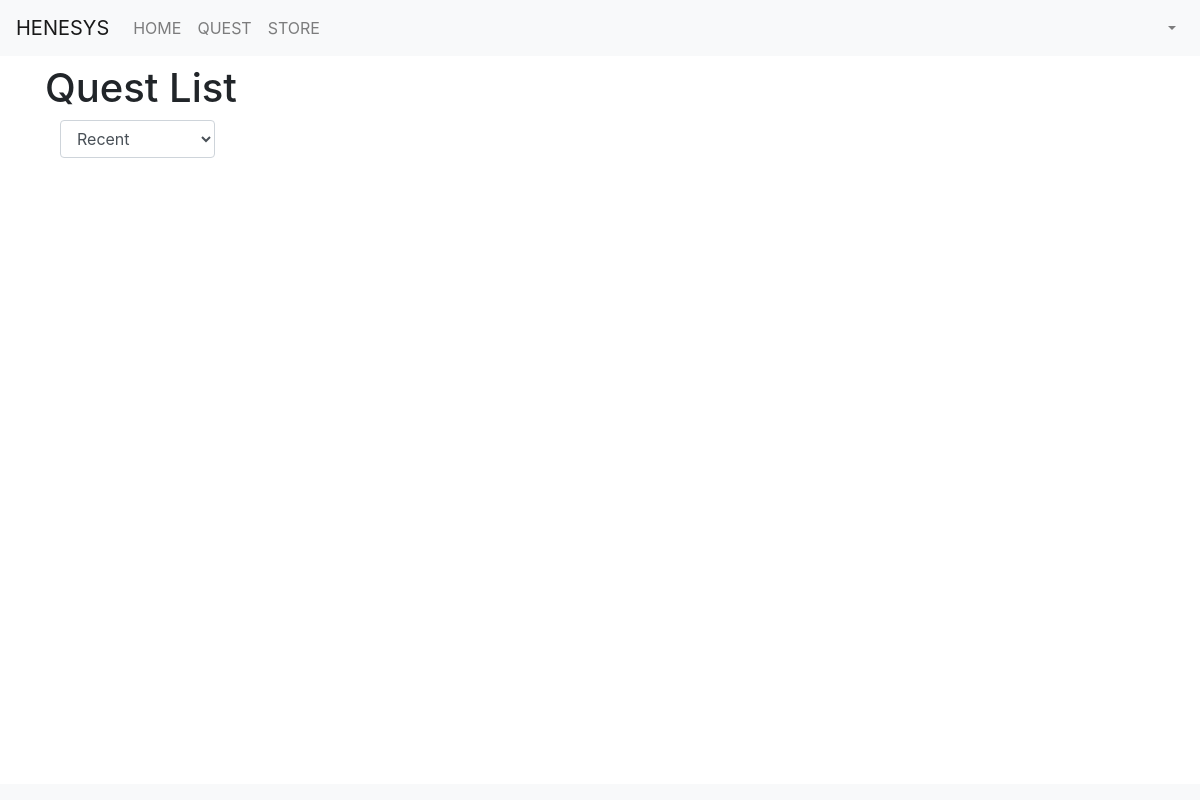
/quest/display_questlist/, run on an earlier commit of the app's database.
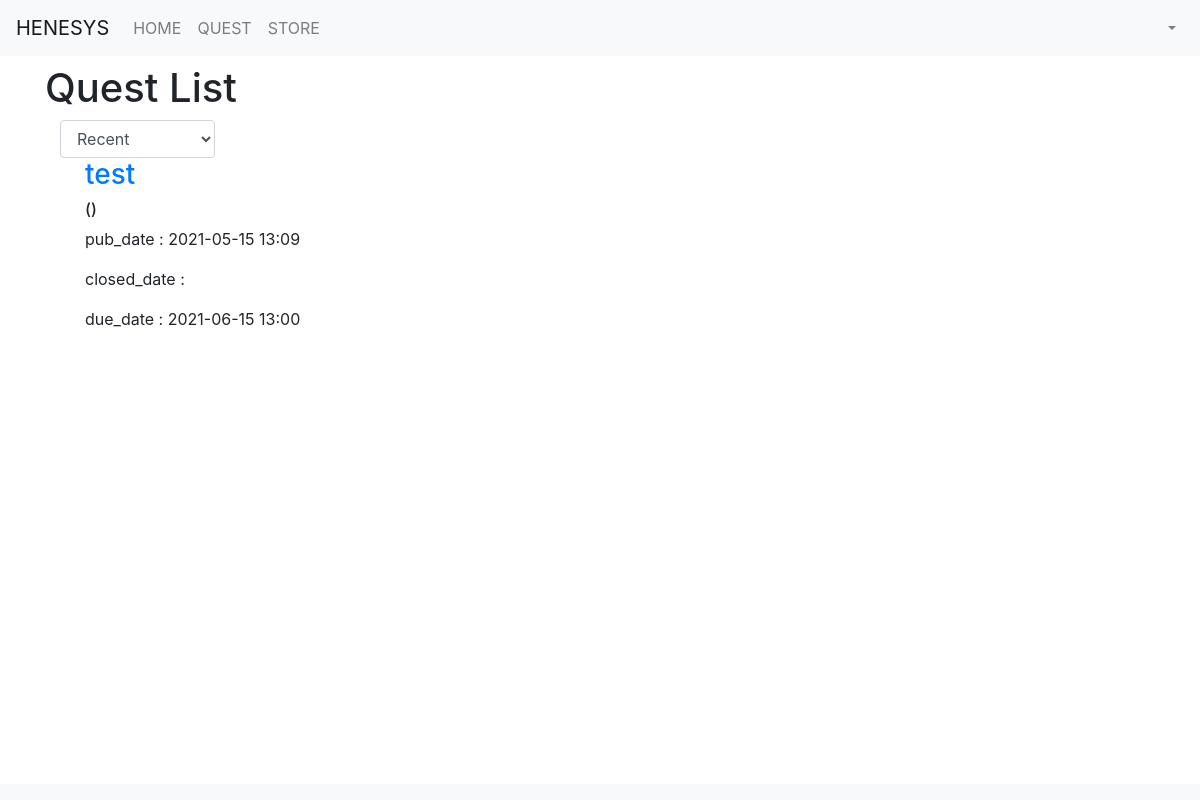
And on a later commit of the database.
### quest/models.py (models this page shows, shortened)
class Quest(models.Model):
    questname = models.CharField(max_length=50)
    contents = models.TextField()
    stars = models.PositiveBigIntegerField()
    mana = models.PositiveBigIntegerField()
    status = models.CharField(max_length=50)
    pub_date = models.DateTimeField()
    closed_date = models.DateTimeField(null=True, blank=True)
    due_date = models.DateTimeField(null=True, blank=True)
    tag = TaggableManager()

### quest/views.py (the view)
# urls.py: path('display_questlist/', views.display_questlist, name='display_questlist'),
def display_questlist(request):
   questlist = Quest.objects.all()
   sort = request.GET.get('sort', '')
   if sort == 'open':
        questlist = Quest.objects.filter(status='open').order_by('-pub_date')
   elif sort == 'closed':
        questlist = Quest.objects.filter(status='closed').order_by('-pub_date')
   elif sort == 'review':
        questlist = Quest.objects.filter(status='review').order_by('-pub_date')
   elif sort == 'rejected':
        questlist = Quest.objects.filter(status='rejected').order_by('-pub_date')
   else:
        questlist = Quest.objects.order_by('-pub_date')
   return render(request,'display_questlist.html', {'questlist':questlist, 'sort':sort})

### quest/templates/display_questlist.html (shortened to what this page needs)
{% extends 'base.html' %}
{% block content %}
<div class="container my-3">
    <h1>Quest List</h1>
    <div class="col-2">
        <select class="form-control sort">
            <option value="recent" {% if sort == 'recent' %}selected{% endif %}>Recent</option>
        </select>
    </div>
    <table>
        {% for quest in questlist %}
            <ul>
                <h3><a href="{{quest.pk}}">{{quest.questname}}</a></h3> <h6>({{quest.status}})</h6>
                pub_date : {{quest.pub_date|date:"Y-m-d H:i"}}</p>
                closed_date : {{quest.closed_date|date:"Y-m-d H:i"}}</p>
                due_date : {{quest.due_date|date:"Y-m-d H:i"}}</p>
            </ul>
        {% endfor %}
    </table>
</div>
<nav class="navbar fixed-bottom navbar-expand-lg navbar-light bg-light">
</nav>
{% endblock %}

What changed in the data, as far as the page shows it:
added Quest: questname "test", pub_date "2021-05-15 13:09", due_date "2021-06-15 13:00"
